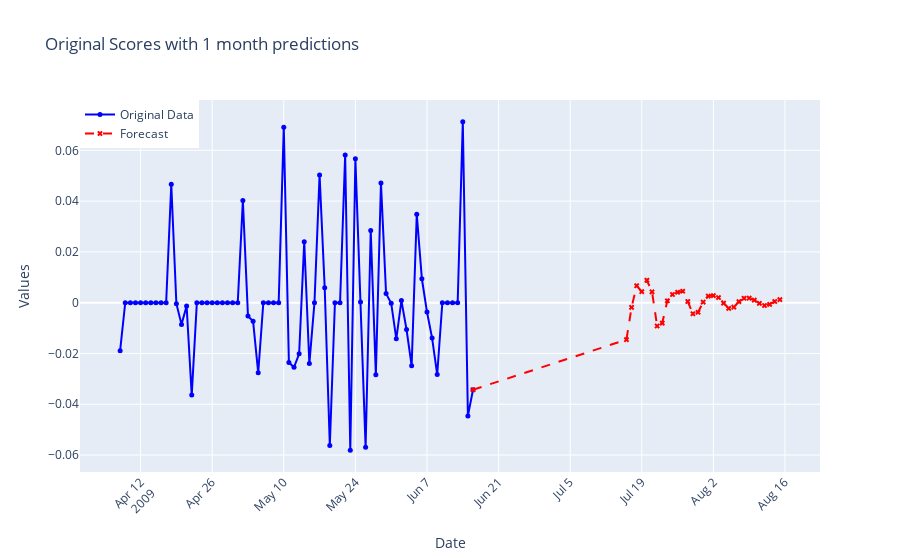

The notebook cell this image was saved under:
### Markdown cell above
## Forecast for 1 month

### Code cell
import plotly.graph_objects as go
#ploting the combined original data with forecast of 1 month 
#  one-week forecast
forecast_start_date = df_diff_sqrt.index[-1] + pd.Timedelta(days=30)
forecast_dates = pd.date_range(start=forecast_start_date, periods=len(forecast_1_month), freq='D')

# Using new df to create continuous line between the historical and forecast data
last_actual_value = df_diff_sqrt.iloc[-1]
forecast_with_last_actual = pd.Series([last_actual_value] + list(forecast_1_month), index=[df_diff_sqrt.index[-1]] + list(forecast_dates))

# Create traces for original data and forecast
trace_original = go.Scatter(x=df_diff_sqrt.index, y=df_diff_sqrt, mode='lines+markers', name='Original Data', marker=dict(size=5), line=dict(color='blue'))
trace_forecast = go.Scatter(x=forecast_with_last_actual.index, y=forecast_with_last_actual, mode='lines+markers', name='Forecast', marker=dict(size=5, symbol='x'), line=dict(dash='dash', color='red'))

# Create layout
layout = go.Layout(
    title='Original Scores with 1 month predictions',
    xaxis=dict(title='Date'),
    yaxis=dict(title='Values'),
    legend=dict(x=0, y=1),
    grid=dict(columns=1, rows=1),
    xaxis_tickangle=-45
)

# Create figure and add traces
fig = go.Figure(data=[trace_original, trace_forecast], layout=layout)

# Show the interactive Plotly graph
fig.show()

### Figure 1 — Plotly figure (JSON) as saved in the notebook; plotly's stock layout.template omitted (floating-point values rounded to 4 significant figures)
{"data": [{"line": {"color": "blue"}, "marker": {"size": 5}, "mode": "lines+markers", "name": "Original Data", "type": "scatter", "x": ["2009-04-08T00:00:00", "2009-04-09T00:00:00", "2009-04-10T00:00:00", "2009-04-11T00:00:00", "2009-04-12T00:00:00", "2009-04-13T00:00:00", "2009-04-14T00:00:00", "2009-04-15T00:00:00", "2009-04-16T00:00:00", "2009-04-17T00:00:00", "2009-04-18T00:00:00", "2009-04-19T00:00:00", "2009-04-20T00:00:00", "2009-04-21T00:00:00", "2009-04-22T00:00:00", "2009-04-23T00:00:00", "2009-04-24T00:00:00", "2009-04-25T00:00:00", "2009-04-26T00:00:00", "2009-04-27T00:00:00", "2009-04-28T00:00:00", "2009-04-29T00:00:00", "2009-04-30T00:00:00", "2009-05-01T00:00:00", "2009-05-02T00:00:00", "2009-05-03T00:00:00", "2009-05-04T00:00:00", "2009-05-05T00:00:00", "2009-05-06T00:00:00", "2009-05-07T00:00:00", "2009-05-08T00:00:00", "2009-05-09T00:00:00", "2009-05-10T00:00:00", "2009-05-11T00:00:00", "2009-05-12T00:00:00", "2009-05-13T00:00:00", "2009-05-14T00:00:00", "2009-05-15T00:00:00", "2009-05-16T00:00:00", "2009-05-17T00:00:00", "2009-05-18T00:00:00", "2009-05-19T00:00:00", "2009-05-20T00:00:00", "2009-05-21T00:00:00", "2009-05-22T00:00:00", "2009-05-23T00:00:00", "2009-05-24T00:00:00", "2009-05-25T00:00:00", "2009-05-26T00:00:00", "2009-05-27T00:00:00", "2009-05-28T00:00:00", "2009-05-29T00:00:00", "2009-05-30T00:00:00", "2009-05-31T00:00:00", "2009-06-01T00:00:00", "2009-06-02T00:00:00", "2009-06-03T00:00:00", "2009-06-04T00:00:00", "2009-06-05T00:00:00", "2009-06-06T00:00:00", "2009-06-07T00:00:00", "2009-06-08T00:00:00", "2009-06-09T00:00:00", "2009-06-10T00:00:00", "2009-06-11T00:00:00", "2009-06-12T00:00:00", "2009-06-13T00:00:00", "2009-06-14T00:00:00", "2009-06-15T00:00:00", "2009-06-16T00:00:00"], "y": [-0.01891, 0, 0, 0, 0, 0, 0, 0, 0, 0, 0.04662, -0.0004122, -0.008547, -0.001273, -0.03639, 0, 0, 0, 0, 0, 0, 0, 0, 0, 0.04024, -0.005286, -0.00733, -0.02762, 0, 0, 0, 0, 0.06912, -0.02357, -0.02544, -0.0201, 0.024, -0.024, 0, 0.05032, 0.005893, -0.05621, 0, 0, 0.05812, -0.05812, 0.05664, 0.0002847, -0.05692, 0.02843, -0.02843, 0.04712, 0.003571, -0.0002149, -0.01425, 0.0008328, -0.01057, -0.02484, 0.03482, 0.009417, -0.003661, -0.01394, -0.02829, 0, 0, 0, 0, 0.07125, -0.04458, -0.03429]}, {"line": {"color": "red", "dash": "dash"}, "marker": {"size": 5, "symbol": "x"}, "mode": "lines+markers", "name": "Forecast", "type": "scatter", "x": ["2009-06-16T00:00:00", "2009-07-16T00:00:00", "2009-07-17T00:00:00", "2009-07-18T00:00:00", "2009-07-19T00:00:00", "2009-07-20T00:00:00", "2009-07-21T00:00:00", "2009-07-22T00:00:00", "2009-07-23T00:00:00", "2009-07-24T00:00:00", "2009-07-25T00:00:00", "2009-07-26T00:00:00", "2009-07-27T00:00:00", "2009-07-28T00:00:00", "2009-07-29T00:00:00", "2009-07-30T00:00:00", "2009-07-31T00:00:00", "2009-08-01T00:00:00", "2009-08-02T00:00:00", "2009-08-03T00:00:00", "2009-08-04T00:00:00", "2009-08-05T00:00:00", "2009-08-06T00:00:00", "2009-08-07T00:00:00", "2009-08-08T00:00:00", "2009-08-09T00:00:00", "2009-08-10T00:00:00", "2009-08-11T00:00:00", "2009-08-12T00:00:00", "2009-08-13T00:00:00", "2009-08-14T00:00:00", "2009-08-15T00:00:00"], "y": [-0.03429, -0.01456, -0.001863, 0.006671, 0.004336, 0.008839, 0.004276, -0.009196, -0.008039, 0.0007408, 0.003232, 0.004091, 0.004516, 0.0004484, -0.004368, -0.003791, 0.0002384, 0.002586, 0.002779, 0.002023, -0.0001662, -0.002249, -0.001754, 0.0004234, 0.001749, 0.001768, 0.0009878, -0.000255, -0.001112, -0.0006871, 0.0004677, 0.001194]}], "layout": {"grid": {"columns": 1, "rows": 1}, "legend": {"x": 0, "y": 1}, "title": {"text": "Original Scores with 1 month predictions"}, "xaxis": {"tickangle": -45, "title": {"text": "Date"}}, "yaxis": {"title": {"text": "Values"}}}}
